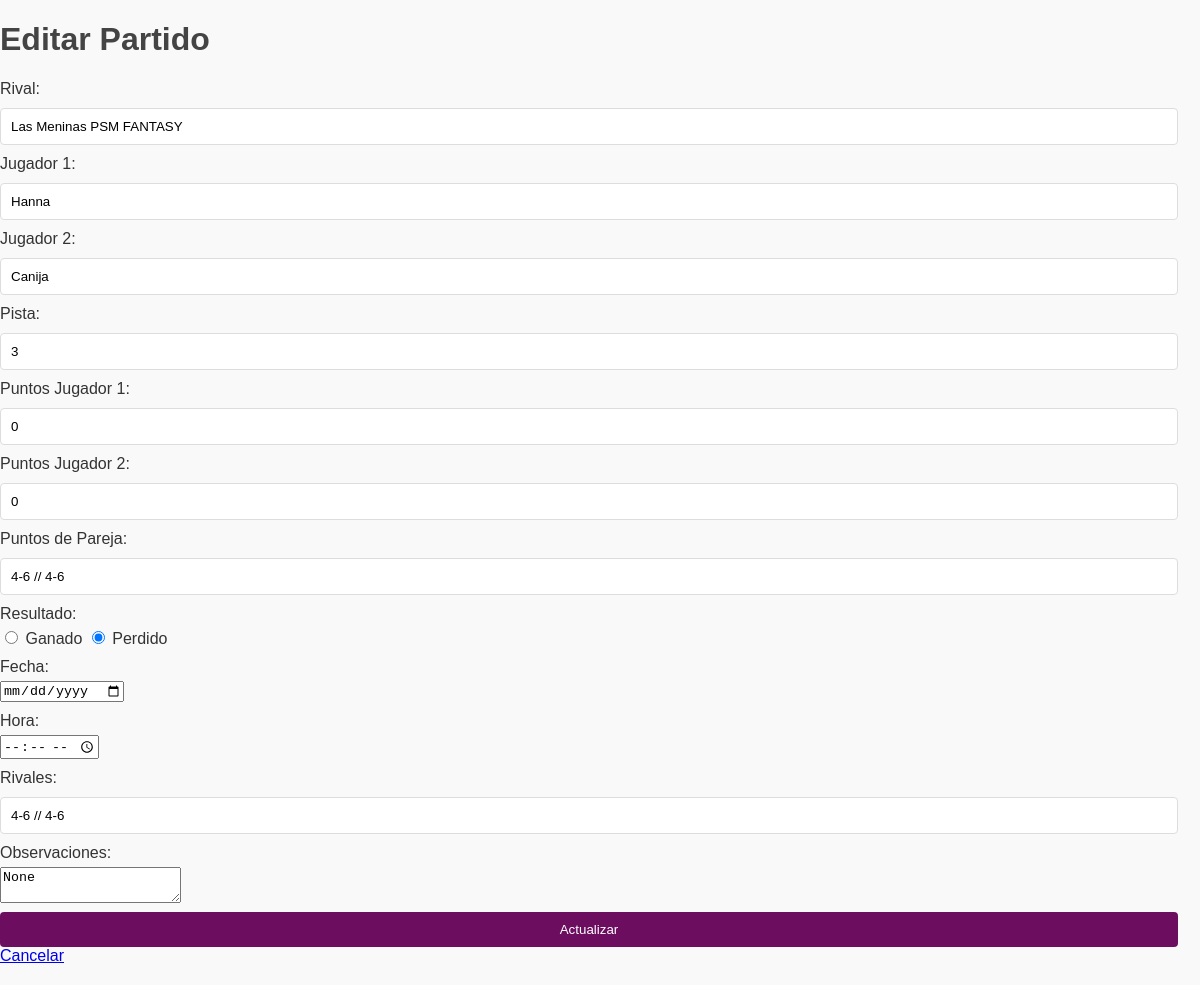
Screenshot of /edit_match/4 with the database file from the repository.
### tables this page shows
CREATE TABLE matches (
                            id INTEGER PRIMARY KEY AUTOINCREMENT,
                            rival TEXT,
                            player1 TEXT,
                            player2 TEXT,
                            court TEXT,
                            points_player1 INTEGER,
                            points_player2 INTEGER,
                            total_points INTEGER,
                            result TEXT, points_couple TEXT, date TEXT, time TEXT, observations TEXT);

### app.py (the view, shortened to what this page needs)
@app.route('/edit_match/<int:match_id>', methods=['GET', 'POST'])
def edit_match_view(match_id):
    conn = sqlite3.connect('database.db')
    cursor = conn.cursor()
    cursor.execute('SELECT * FROM matches WHERE id = ?', (match_id,))
    match = cursor.fetchone()
    conn.close()
    return render_template('edit_match.html', match=match, id=match_id)

### TEMPLATES/edit_match.html (shortened to what this page needs)
<!DOCTYPE html>
<html lang="es">
<head>
    <link rel="stylesheet" href="{{ url_for('static', filename='styles.css') }}">
</head>
<body>
    <h1>Editar Partido</h1>
    <form action="{{ url_for('edit_match_view', match_id=id) }}" method="post">
        <label for="rival">Rival:</label>
        <input type="text" id="rival" name="rival" value="{{ match[1] }}" required>
        <label for="player1">Jugador 1:</label>
        <input type="text" id="player1" name="player1" value="{{ match[2] }}" required>
        <label for="player2">Jugador 2:</label>
        <input type="text" id="player2" name="player2" value="{{ match[3] }}" required>
        <label for="court">Pista:</label>
        <input type="text" id="court" name="court" value="{{ match[4] }}" required>
        <label for="points_player1">Puntos Jugador 1:</label>
        <input type="number" id="points_player1" name="points_player1" value="{{ match[5] }}" required>
        <label for="points_player2">Puntos Jugador 2:</label>
        <input type="number" id="points_player2" name="points_player2" value="{{ match[6] }}" required>
        <label for="points_couple">Puntos de Pareja:</label>
        <input type="text" id="points_couple" name="points_couple" value="{{ match[9] }}" required>
        <label for="result">Resultado:</label>
        <input type="radio" id="ganado" name="result" value="Ganado" {% if match[8] == 'Ganado' %}checked{% endif %}> Ganado
        <input type="radio" id="perdido" name="result" value="Perdido" {% if match[8] == 'Perdido' %}checked{% endif %}> Perdido
        <br>
        <label for="date">Fecha:</label>
        <input type="date" id="date" name="date" value="{{ match[10] }}">
        <label for="time">Hora:</label>
        <input type="time" id="time" name="time" value="{{ match[11] }}">
        <label for="rival_names">Rivales:</label>
        <input type="text" id="rival_names" name="rival_names" value="{{ match[9] }}">
        <label for="observations">Observaciones:</label>
        <textarea id="observations" name="observations">{{ match[12] }}</textarea>
        <button type="submit">Actualizar</button>
        <a href="{{ url_for('index') }}" class="btn">Cancelar</a>
    </form>
</body>
</html>

### STATIC/styles.css (style rules this page uses)
body { font-family: 'Arial', sans-serif; margin: 0; padding: 0; background-color: #f9f9f9; color: #333; }
h1, h2 { color: #444; }
form { margin-bottom: 20px; }
label { display: block; margin: 10px 0 5px; }
input[type="text"], input[type="number"], input[type="checkbox"], button { width: calc(100% - 22px); padding: 10px; margin-top: 5px; border: 1px solid #ddd; border-radius: 4px; display: inline-block; box-sizing: border-box; }
button { background-color: #6d0d60; color: #fff; border: none; cursor: pointer; transition: background-color 0.3s; width: calc(100% - 22px); }

### rows the page displays
matches: rival "Las Meninas PSM FANTASY", player1 "Hanna", player2 "Canija", court "3", points_player1 "0", points_player2 "0", points_couple "4-6 // 4-6", result "☑", rival_names "4-6 // 4-6"
